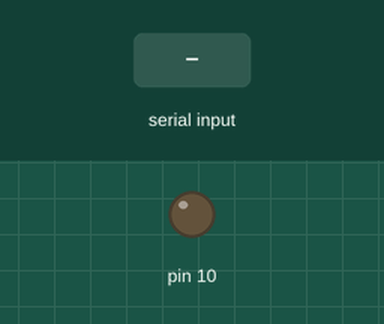
The sketch below on a simulated Arduino Uno, built with avr-gcc and run on an emulated ATmega328P. Shown: output pins drawn as LEDs (lit = HIGH). The test bench sets the inputs (shaded band).

Above: at 1.2 s.
1.3 s: "X" received over Serial
At 2.3 s:
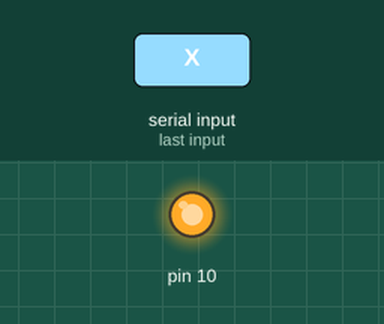
Timing chart, 0 to 4.3 s (numbered marks = the images above; inputs shaded):
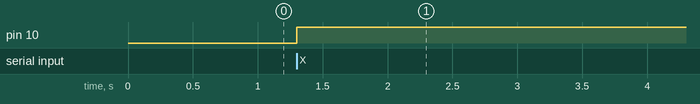

Measured:
- after the input at 1.3 s, pin 10: LOW → HIGH at once

The sketch:

Uno.ino
```cpp
void setup() {
  pinMode(10, OUTPUT);
  Serial.begin(9600);
  digitalWrite(10, LOW);
}

void loop() {
  if(Serial.available())
    if(Serial.read() == 'X')
      digitalWrite(10, !digitalRead(10));
}
```
